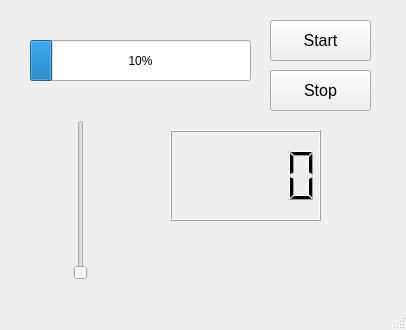
<?xml version="1.0" encoding="UTF-8"?>
<ui version="4.0">
 <class>MainWindow</class>
 <widget class="QMainWindow" name="MainWindow">
  <property name="geometry">
   <rect>
    <x>0</x>
    <y>0</y>
    <width>406</width>
    <height>330</height>
   </rect>
  </property>
  <property name="windowTitle">
   <string>MainWindow</string>
  </property>
  <widget class="QWidget" name="centralwidget">
   <widget class="QProgressBar" name="progressBar">
    <property name="geometry">
     <rect>
      <x>30</x>
      <y>40</y>
      <width>221</width>
      <height>41</height>
     </rect>
    </property>
    <property name="value">
     <number>10</number>
    </property>
   </widget>
   <widget class="QPushButton" name="pushButton">
    <property name="geometry">
     <rect>
      <x>270</x>
      <y>20</y>
      <width>101</width>
      <height>41</height>
     </rect>
    </property>
    <property name="font">
     <font>
      <pointsize>12</pointsize>
      <weight>50</weight>
      <bold>false</bold>
     </font>
    </property>
    <property name="cursor">
     <cursorShape>ArrowCursor</cursorShape>
    </property>
    <property name="text">
     <string>Start</string>
    </property>
   </widget>
   <widget class="QSlider" name="verticalSlider">
    <property name="geometry">
     <rect>
      <x>70</x>
      <y>120</y>
      <width>22</width>
      <height>160</height>
     </rect>
    </property>
    <property name="orientation">
     <enum>Qt::Vertical</enum>
    </property>
   </widget>
   <widget class="QLCDNumber" name="lcdNumber">
    <property name="geometry">
     <rect>
      <x>170</x>
      <y>130</y>
      <width>151</width>
      <height>91</height>
     </rect>
    </property>
   </widget>
   <widget class="QPushButton" name="pushButton_2">
    <property name="geometry">
     <rect>
      <x>270</x>
      <y>70</y>
      <width>101</width>
      <height>41</height>
     </rect>
    </property>
    <property name="font">
     <font>
      <pointsize>12</pointsize>
      <weight>50</weight>
      <bold>false</bold>
     </font>
    </property>
    <property name="cursor">
     <cursorShape>ArrowCursor</cursorShape>
    </property>
    <property name="text">
     <string>Stop</string>
    </property>
   </widget>
  </widget>
  <widget class="QMenuBar" name="menubar">
   <property name="geometry">
    <rect>
     <x>0</x>
     <y>0</y>
     <width>406</width>
     <height>26</height>
    </rect>
   </property>
  </widget>
  <widget class="QStatusBar" name="statusbar"/>
 </widget>
 <tabstops>
  <tabstop>pushButton</tabstop>
  <tabstop>verticalSlider</tabstop>
 </tabstops>
 <resources/>
 <connections>
  <connection>
   <sender>lcdNumber</sender>
   <signal>overflow()</signal>
   <receiver>lcdNumber</receiver>
   <slot>setDecMode()</slot>
   <hints>
    <hint type="sourcelabel">
     <x>193</x>
     <y>196</y>
    </hint>
    <hint type="destinationlabel">
     <x>193</x>
     <y>196</y>
    </hint>
   </hints>
  </connection>
 </connections>
</ui>
